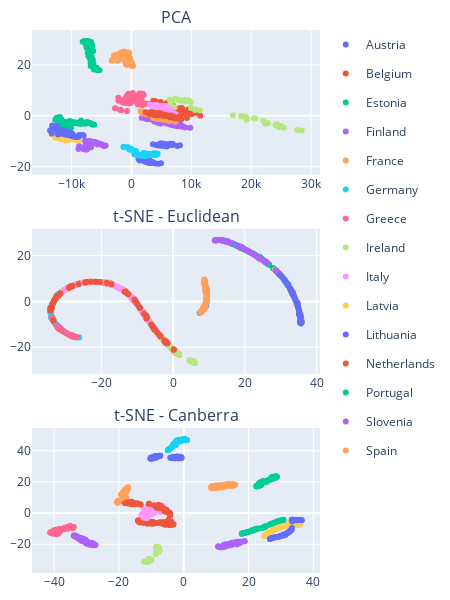

The cell this chart's notebook holds for it:
### Code cell
final_fig.update_layout(height=600,width=450,
    margin=dict(l=10, r=10, t=30, b=10),
   )
final_fig.show()
